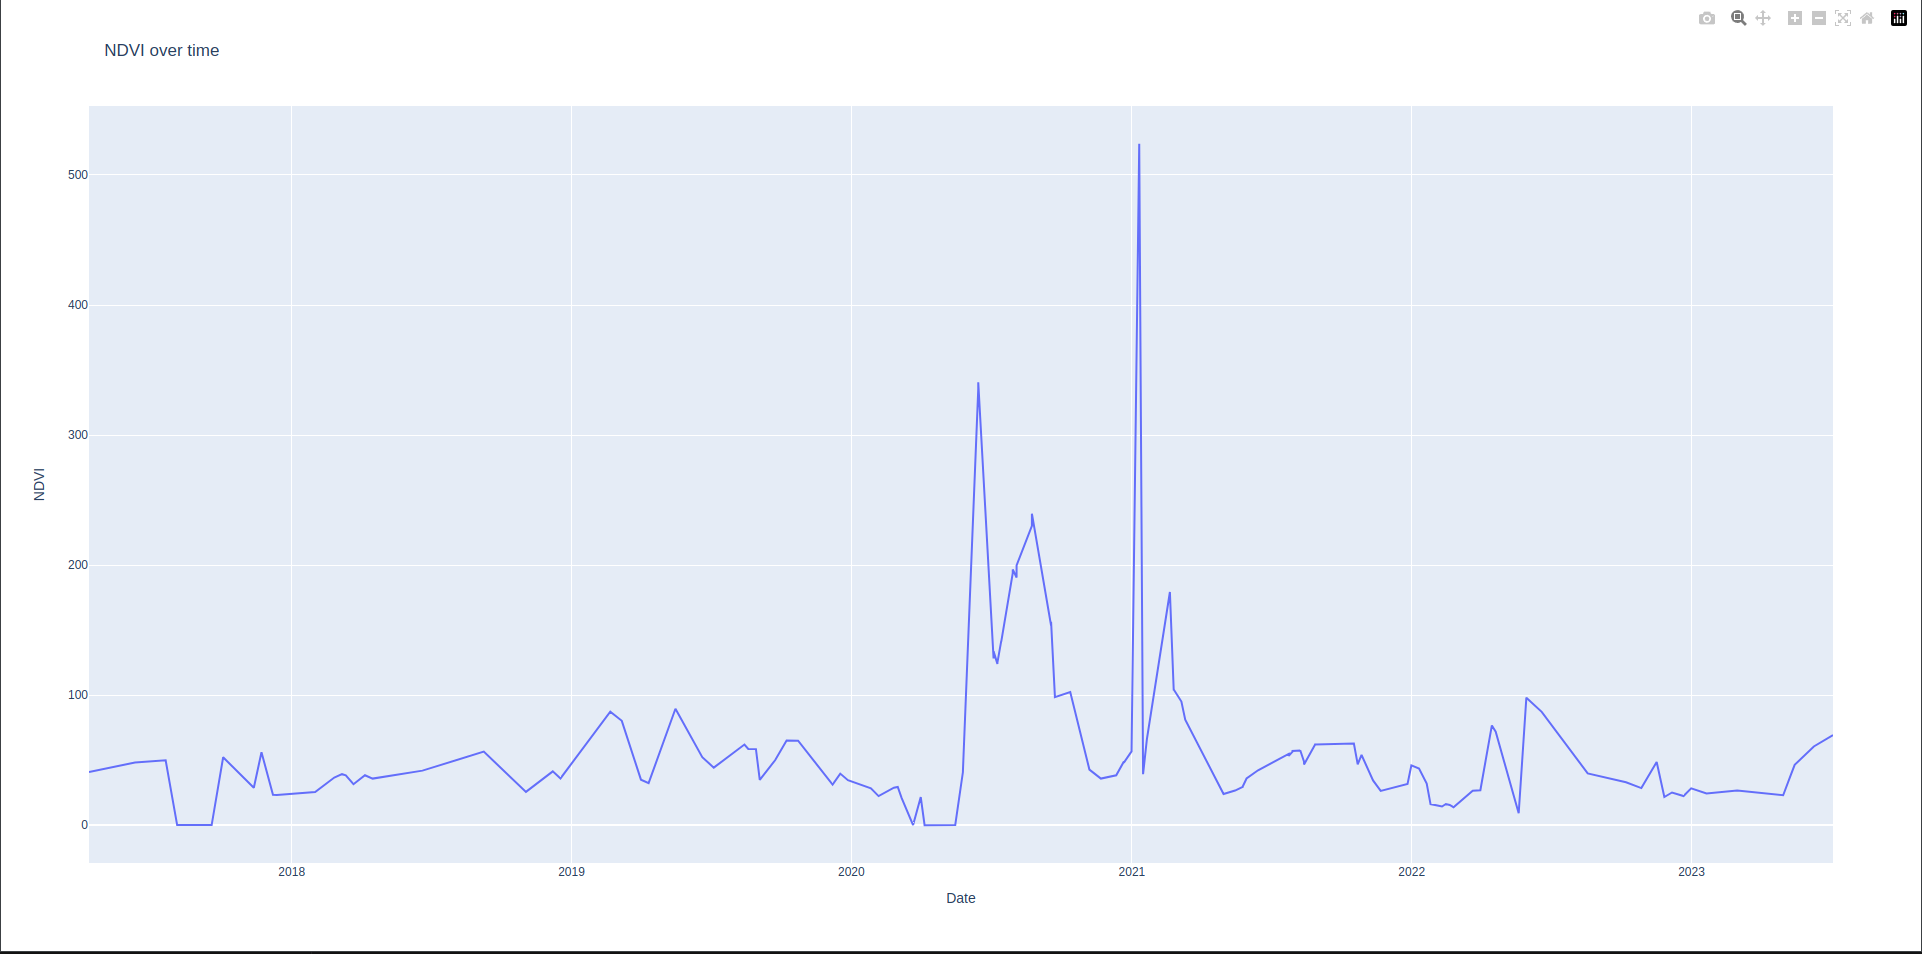

Source code (Python):
import os
import numpy as np
import pandas as pd
import geopandas as gpd
import plotly.express as px
from scipy.signal import savgol_filter
from datetime import datetime
from satsearch import Search
from shapely.geometry import shape, mapping
from rio_tiler.io import COGReader
from loguru import logger
from joblib import Parallel, delayed


BANDS = ['nir08', 'red']

class Constants:
    STAC_API_URL = 'https://earth-search.aws.element84.com/v1'
    COLLECTION = 'sentinel-2-l2a'
    CLOUD_COVER_LIMIT = 5

def get_pixel_value(urls, lon, lat, datetime):
    band_values = {}
    band_values['datetime'] = datetime
    for band_name, url in zip(BANDS, urls):
        try:
            with COGReader(url) as cog:
                point_data = cog.point(lon, lat)
                # Extracting value from the masked array
                value = point_data.array.data[0] if point_data.array is not None else None
                band_values[band_name] = value
        except Exception as e:
            logger.error(f"Failed to get pixel value for band {band_name} in dataset {url}. Error: {e}")
            band_values[band_name] = None

    return band_values


@logger.catch
def process_period(id, start_year, end_year, geometry):
    start_date = datetime(start_year, 1, 1, 0, 0, 0).isoformat() + 'Z'
    end_date = datetime(end_year + 1, 1, 1, 0, 0, 0).isoformat() + 'Z'
    date_range = f'{start_date}/{end_date}'

    search = Search(
        url=Constants.STAC_API_URL,
        intersects=mapping(geometry),
        datetime=date_range,
        collections=[Constants.COLLECTION],
        query={'eo:cloud_cover': {'lt': Constants.CLOUD_COVER_LIMIT}},
        limit=1000,
    )

    items = sorted(
        search.items(), key=lambda item: item.properties['eo:cloud_cover']
    )

    # tasks = []
    if items:       
        results = Parallel(n_jobs=-1)(delayed(get_pixel_value)([f"{item.assets[b]['href']}" for b in BANDS], geometry.x, geometry.y, item.datetime) for item in items)
        if results:
            # Convert list of dictionaries to list of tuples
            df = pd.DataFrame(results)
            df = df.sort_values(by='datetime')
            plot_ndvi(df)

def plot_ndvi(df):
    # Calculate NDVI
    df['ndvi'] = (df['nir08'] - df['red']) / (df['nir08'] + df['red'])
    df['ndvi'] = df['ndvi'].replace([np.inf, -np.inf], np.nan)
    
    # Savitzky-Golay smoothing
    # window_size = 5 
    # poly_order = 2 
    # df['ndvi_smooth'] = savgol_filter(df['ndvi'], window_size, poly_order)
    
    # Plotting
    fig = px.line(df, x='datetime', y='ndvi', title="NDVI over time")
    fig.update_xaxes(title_text='Date')
    fig.update_yaxes(title_text='NDVI')
    fig.show()

@logger.catch
def execute(start_year, end_year, geojson_file):
    gdf = gpd.read_file(geojson_file)

    # Take only the first two rows
    gdf = gdf.iloc[:1]

    logger.info(f"CRS: {gdf.crs}")

    for _, row in gdf.iterrows():
        geometry = row['geometry']
        id = row['ID']
        geom = shape(geometry)
        if geom.type != 'Point':
            logger.error('Geometry is not a Point.')
            continue
        process_period(id, start_year, end_year, geom)
      
try:
    start_year = 2017
    end_year = 2023
    geojson_file = os.path.abspath('./points.geojson')
    execute(start_year, end_year, geojson_file)
except Exception as e:
    logger.exception(e)
    pass
